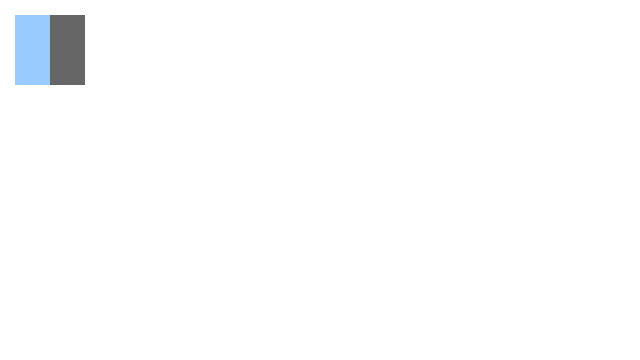
Frame 1 (no input)
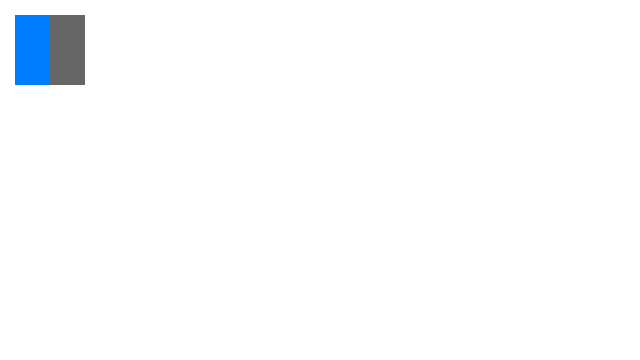
Frame 60 (no input)
Frame 120 (the mouse pressed at the canvas centre since frame 60): identical to frame 60, image omitted

The p5.js sketch that drew these frames (run headless with seeded random() and noise() and a simulated clock; from frame 60 on, the mouse is pressed at the canvas centre):

// p5.js sketch
// ── sketch.js
function setup(){
  createCanvas(640,360);

}

function draw() {


  noStroke();
  var c = color(0, 126, 255, 102);
  fill(c);
  rect(15, 15, 35, 70);
  var value = alpha(c); // Sets 'value' to 102
  fill(value);
  rect(50, 15, 35, 70);

}
